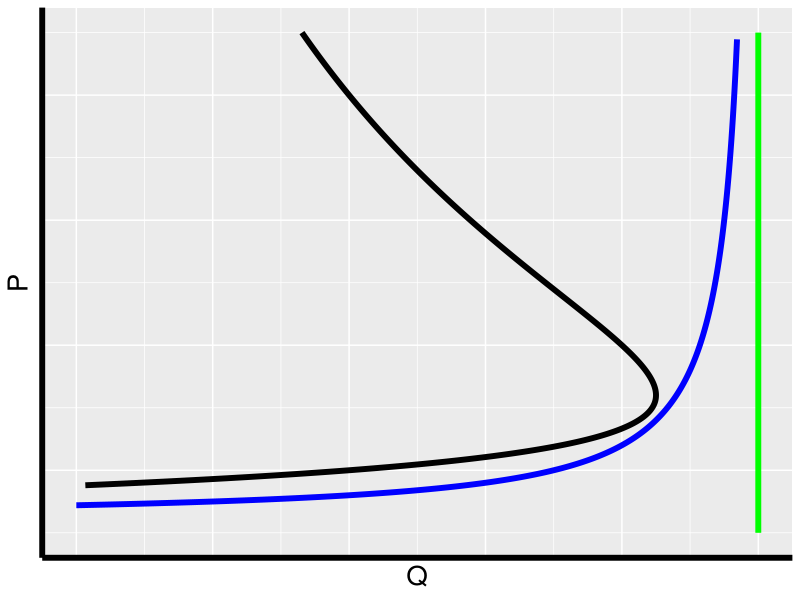
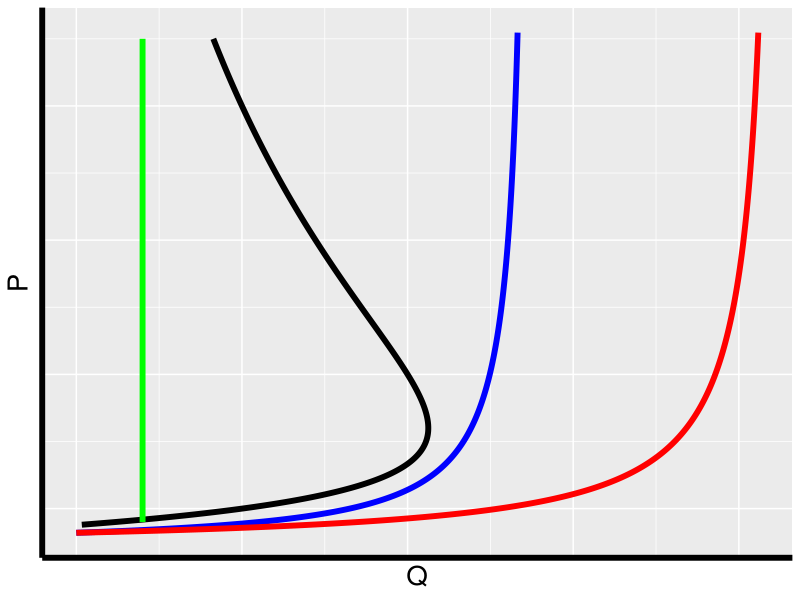
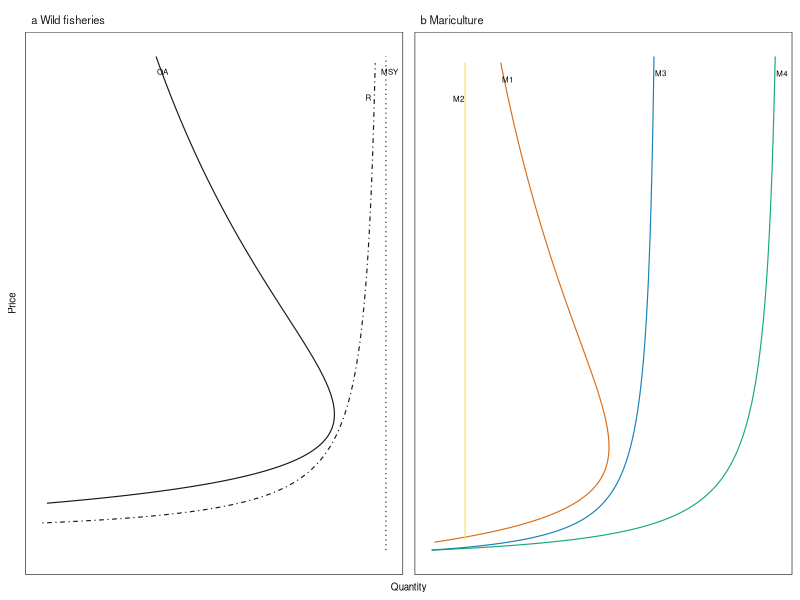
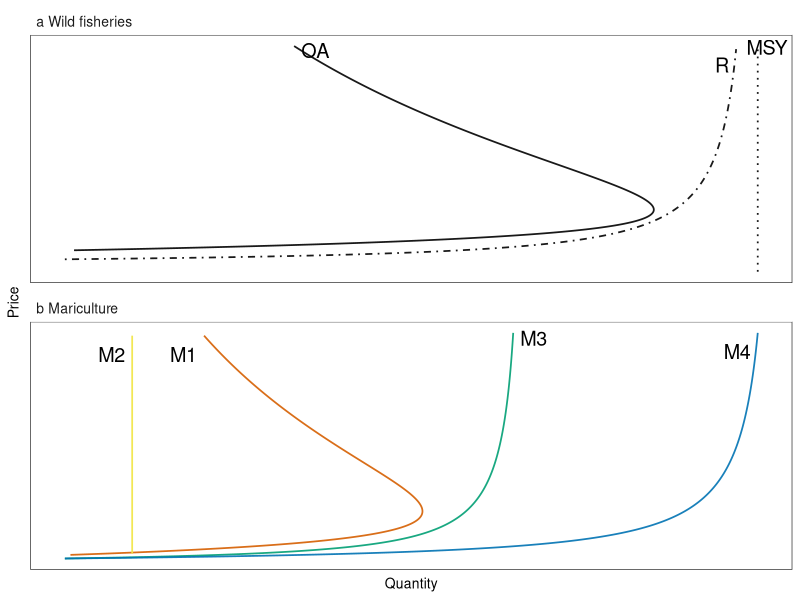
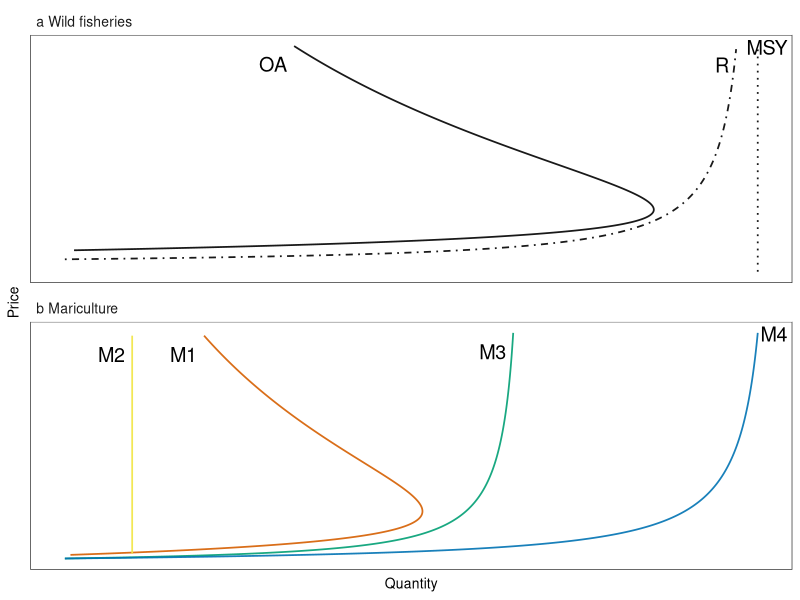

The R source for these figures, in order:
## Future food from the sea
## main text figure 2
## conceptual curves

library(tidyverse)
library(ggrepel)


N = 10000

DF1 = data.frame(PwOA=seq(.88,4.5,length.out=N)) %>%
  mutate(PwMSY=seq(.5,4.5,length.out=N)) %>%
  mutate(QwM = seq(1,3.422,length.out = N)) %>%
  mutate(QwOA = 10/PwOA - 8/PwOA^2) %>%
  mutate(PwM = -.3/(QwM-3.5) +.6 ) %>%
  mutate(QwMSY = 3.5) %>%
  select(QwOA,PwOA,QwM,PwM,QwMSY,PwMSY)

DF2 = data.frame(Pm1=seq(.88,4.5,length.out=N)) %>%
  mutate(Pm2=seq(.9,4.5,length.out=N)) %>%
  mutate(tmp = seq(1,3.422,length.out = N)) %>%
  mutate(Qm1 = 10/Pm1 - 8/Pm1^2) %>%
  mutate(Pm3 = -.3/(tmp-3.5) +.7 ) %>%
  mutate(Qm2 = 1.4) %>%
  mutate(Qm4 = .7*(tmp-1)+tmp) %>%
  mutate(Qm3 = .1*(tmp-1)+tmp) %>%
  mutate(Pm4 =  -.3/(tmp-3.5) +.7 ) %>%
  select(Qm1,Pm1,Qm2,Pm2,Qm3,Pm3,Qm4,Pm4)

DF_concept = bind_cols(DF1,DF2) #This is the dataframe you need


P2a = ggplot(data=DF_concept) +
  geom_path(aes(x=QwOA,y=PwOA),size=2) +
  geom_path(aes(x=QwM,y=PwM),size=2,color="blue") +
  geom_line(aes(x=QwMSY,y=PwMSY),size=2,color="green") +
  theme(axis.text=element_blank(),axis.ticks=element_blank()) +
  theme(axis.line.x=element_line(color="black",size=2)) +
  theme(axis.line.y=element_line(color="black",size=2)) +
  theme(axis.title=element_text(color="black",size=20)) +
  xlab("Q") +
  ylab("P")
P2a

P2b = ggplot(data=DF_concept) +
  geom_path(aes(x=Qm1,y=Pm1),size=2) +
  geom_line(aes(x=Qm2,y=Pm2),size=2,color="green") +
  geom_path(aes(x=Qm3,y=Pm3),size=2,color="blue") +
  geom_path(aes(x=Qm4,y=Pm4),size=2,color="red") +
  theme(axis.text=element_blank(),axis.ticks=element_blank()) +
  theme(axis.line.x=element_line(color="black",size=2)) +
  theme(axis.line.y=element_line(color="black",size=2)) +
  theme(axis.title=element_text(color="black",size=20)) +
  xlab("Q") +
  ylab("P")
P2b


## organize the data
## -------------------------------

wild1 <- DF_concept %>%
  select(quantity = QwOA, price = PwOA) %>%
  mutate(sector = "Wild fisheries",
         scenario = "SwOA")

wild2 <- DF_concept %>%
  select(quantity = QwM, price = PwM) %>%
  mutate(sector = "Wild fisheries",
         scenario = "SwM")

wild3 <- DF_concept %>%
  select(quantity = QwMSY, price = PwMSY) %>%
  mutate(sector = "Wild fisheries",
         scenario = "SwMSY")

m1 <- DF_concept %>%
  select(quantity = Qm1, price = Pm1) %>%
  mutate(sector = "Mariculture",
         scenario = "Sm1")

m2 <- DF_concept %>%
  select(quantity = Qm2, price = Pm2) %>%
  mutate(sector = "Mariculture",
         scenario = "Sm2")

m3 <- DF_concept %>%
  select(quantity = Qm3, price = Pm3) %>%
  mutate(sector = "Mariculture",
         scenario = "Sm3")


m4 <- DF_concept %>%
  select(quantity = Qm4, price = Pm4) %>%
  mutate(sector = "Mariculture",
         scenario = "Sm4")

all_curves <- rbind(wild1, wild2, wild3, m1, m2, m3, m4)

all_curves$sector <- factor(all_curves$sector, levels = c("Wild fisheries", "Mariculture"))

fig2_wild <- all_curves %>%
  filter(sector == "Wild fisheries") %>%
  rename(management = scenario)

fig2_mar <- all_curves %>%
  filter(sector == "Mariculture")

##
wild_labs <- fig2_wild %>%
  group_by(management) %>%
  filter(price == max(price)) %>%
  ungroup()

wild_labs2 <- data.frame(lab = c('OA', 'R', 'MSY'))

wild_labs3 <- cbind(wild_labs, wild_labs2) %>%
  select(-management)


mar_labs <- fig2_mar %>%
  group_by(scenario) %>%
  filter(price == max(price)) %>%
  ungroup() 

mar_labs2 <- data.frame(lab = c('M1', 'M2', 'M3', 'M4'))

mar_labs3 <- cbind(mar_labs, mar_labs2) %>%
  select(-scenario)

all_labs <- rbind(mar_labs3, wild_labs3)

## figure with letters
fig2_wild2 <- fig2_wild %>%
  mutate(sector_lab = paste0("a ", sector))

fig2_mar2 <- fig2_mar %>%
  mutate(sector_lab = paste0("b ", sector))

all_labs2 <- all_labs %>%
  mutate(sector_lab = ifelse(sector == "Mariculture", paste0("b ", sector), paste0("a ", sector)))

conceptual_fig <- ggplot(data = fig2_mar2, aes(x = quantity, y = price, group = scenario, color = scenario)) +
  geom_path(alpha = 0.9, size = 0.4) +
  geom_path(data = fig2_wild2, aes(x = quantity, y = price, group = management, lty = management), color = "black", size = 0.4, alpha = 0.9, inherit.aes = F) +
  facet_wrap(~sector_lab, scales = "free") + 
  xlab("Quantity") +
  ylab("Price") +
  geom_text_repel(data = all_labs2, aes(x = quantity, y = price - 0.2, label = lab), 
                  size = 2, inherit.aes = F) +
  # scale_color_manual(values = c("#00798c", "#edae49", "#d1495b")) +
  scale_color_manual(breaks = c("Sm1", "Sm2", "Sm3", "Sm4"),
                     values = c("Sm1" = "#D55E00",
                                "Sm2" = "#F0E442",
                                "Sm3" = "#0072B2",
                                "Sm4" = "#009E73")) +
  scale_linetype_manual(breaks = c("SwOA", "SwM", "SwMSY"),
                        values = c("SwOA" = 1,
                                   "SwM" = 4,
                                   "SwMSY" = 3)) +
  # geom_hline(yintercept = pval0, lty = "dashed", color = "black") +
  # annotate("text", x = 300, y = pval0 + 75, label = paste0("Current weighted average global price = $", format(round(pval0), nsmall=0, big.mark=","), " / mt"), size = 5) +
  theme_bw() +
  theme(panel.grid.major = element_blank(),
        panel.grid.minor = element_blank(),
        axis.text = element_blank(),
        axis.ticks = element_blank(),
        axis.title = element_text(size = 7),
        title = element_text(size = 7),
        legend.title = element_text(size = 7),
        legend.position = "none",
        # legend.text = element_text(size = 15),
        strip.text = element_text(size = 8, hjust = 0),
        strip.background = element_rect(color = "white", fill = "white"))

## save path for figures
savepath <- "/Volumes/GoogleDrive/Shared\ drives/emlab/projects/current-projects/blue-paper-1/project-materials/nature-revision-2/figures/"
# ggsave(filename =  paste0(savepath, "fig2_conceptual.png"), conceptual_fig, width = 14, height = 8, units = "in", dpi = 300)
ggsave(filename =  paste0(savepath, "fig2.pdf"), conceptual_fig, width = 120, height = 60, units = "mm", dpi = 600)

conceptual_fig2 <- ggplot(data = fig2_mar2, aes(x = quantity, y = price, group = scenario, color = scenario)) +
  geom_path(alpha = 0.9, size = 0.6) +
  geom_path(data = fig2_wild2, aes(x = quantity, y = price, group = management, lty = management), color = "black", size = 0.6, alpha = 0.9, inherit.aes = F) +
  facet_wrap(~sector_lab, scales = "free", ncol = 1) + 
  xlab("Quantity") +
  ylab("Price") +
  geom_text_repel(data = all_labs2, aes(x = quantity, y = price - 0.2, label = lab),
                  size = 5, inherit.aes = F) +
  # scale_color_manual(values = c("#00798c", "#edae49", "#d1495b")) +
  scale_color_manual(breaks = c("Sm1", "Sm2", "Sm3", "Sm4"),
                     values = c("Sm1" = "#D55E00",
                                "Sm2" = "#F0E442",
                                "Sm3" = "#009E73",
                                "Sm4" = "#0072B2")) +
  scale_linetype_manual(breaks = c("SwOA", "SwM", "SwMSY"),
                        values = c("SwOA" = 1,
                                   "SwM" = 4,
                                   "SwMSY" = 3)) +
  # geom_hline(yintercept = pval0, lty = "dashed", color = "black") +
  # annotate("text", x = 300, y = pval0 + 75, label = paste0("Current weighted average global price = $", format(round(pval0), nsmall=0, big.mark=","), " / mt"), size = 5) +
  theme_bw() +
  theme(panel.grid.major = element_blank(),
        panel.grid.minor = element_blank(),
        axis.text = element_blank(),
        axis.ticks = element_blank(),
        axis.title = element_text(size = 10),
        title = element_text(size = 10),
        legend.title = element_text(size = 10),
        legend.position = "none",
        # legend.text = element_text(size = 15),
        strip.text = element_text(size = 10, hjust = 0),
        strip.background = element_rect(color = "white", fill = "white"))

ggsave(filename =  paste0(savepath, "fig2_1col.pdf"), conceptual_fig2, width = 89, height = 150, units = "mm", dpi = 600)


## figure 2 in main text
## note to user: update path and save
ggsave(filename = "fig2_1col.pdf", conceptual_fig2, width = 89, height = 150, units = "mm", dpi = 600)





